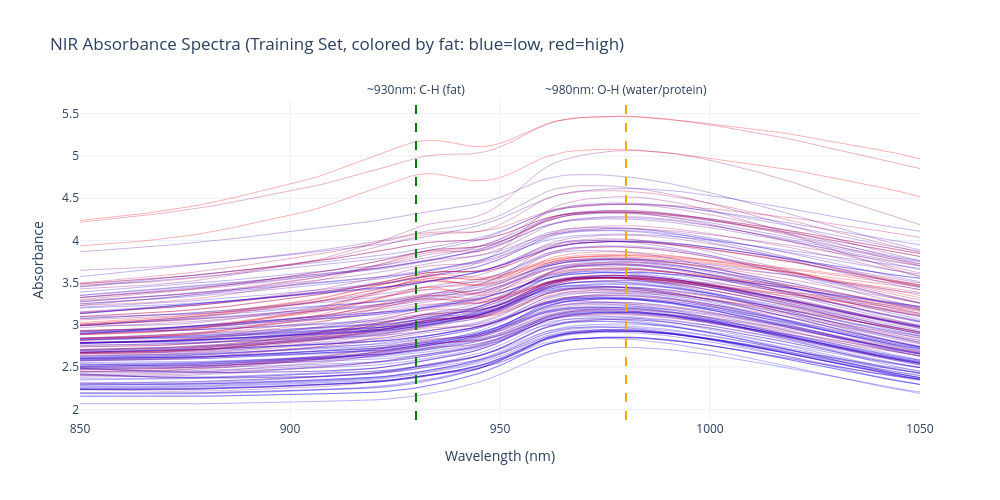

Notebook source saved alongside this figure:
### Markdown cell above
### 1.4 NIR Spectra Visualization (Training Data)

**What are we looking at?**
- Each line represents one meat sample's NIR absorbance spectrum
- **X-axis:** Wavelength (850-1050 nm) - NIR region
- **Y-axis:** Absorbance (higher = more light absorbed)
- **Color:** Blue (low fat) → Red (high fat)

**What should we see?**
- Systematic differences between low-fat and high-fat samples
- Key absorption peaks at ~930 nm (C-H bonds in fat) and ~980 nm (O-H bonds)

### Code cell
# Plot spectra colored by fat content (TRAINING DATA ONLY)
fig = go.Figure()

# Use all training samples with transparency
for i in range(len(X_train)):
    fig.add_trace(go.Scatter(
        x=wavelengths, y=X_train[i],
        mode='lines',
        line=dict(width=1, color=f'rgba({int(255*y_train[i]/y_train.max())},0,{int(255*(1-y_train[i]/y_train.max()))},0.3)'),
        showlegend=False,
        hovertemplate=f'Sample {i}<br>Fat: {y_train[i]:.1f}%<extra></extra>'
    ))

# Mark key wavelengths
fig.add_vline(x=930, line_dash="dash", line_color="green", 
              annotation_text="~930nm: C-H (fat)", annotation_position="top")
fig.add_vline(x=980, line_dash="dash", line_color="orange",
              annotation_text="~980nm: O-H (water/protein)", annotation_position="top")

fig.update_layout(
    title="NIR Absorbance Spectra (Training Set, colored by fat: blue=low, red=high)",
    xaxis_title="Wavelength (nm)",
    yaxis_title="Absorbance",
    width=1000, height=500
)
fig.show()

print("\n" + "="*70)
print("SPECTRAL ANALYSIS")
print("="*70)
print(f"\n🔍 OBSERVATIONS:")
# Find wavelengths with highest variation
spectral_variation = np.std(X_train, axis=0)
max_var_idx = np.argmax(spectral_variation)
print(f"   • Highest variation at λ={wavelengths[max_var_idx]:.0f}nm")
print(f"     (likely related to fat content differences)")

# Average spectra for low vs high fat
low_fat_mask = y_train < np.percentile(y_train, 33)
high_fat_mask = y_train > np.percentile(y_train, 67)
avg_low_fat = X_train[low_fat_mask].mean(axis=0)
avg_high_fat = X_train[high_fat_mask].mean(axis=0)
diff_spectrum = avg_high_fat - avg_low_fat
max_diff_idx = np.argmax(np.abs(diff_spectrum))

print(f"   • Greatest difference (high-fat vs low-fat) at λ={wavelengths[max_diff_idx]:.0f}nm")
print(f"     Difference: {diff_spectrum[max_diff_idx]:+.4f} absorbance units")
print(f"\n💡 KEY INSIGHT:")
print(f"   Spectra show systematic patterns related to fat content,")
print(f"   but patterns are SUBTLE and spread across many wavelengths.")
print(f"   This is why multivariate methods (PLSR) are essential!")
